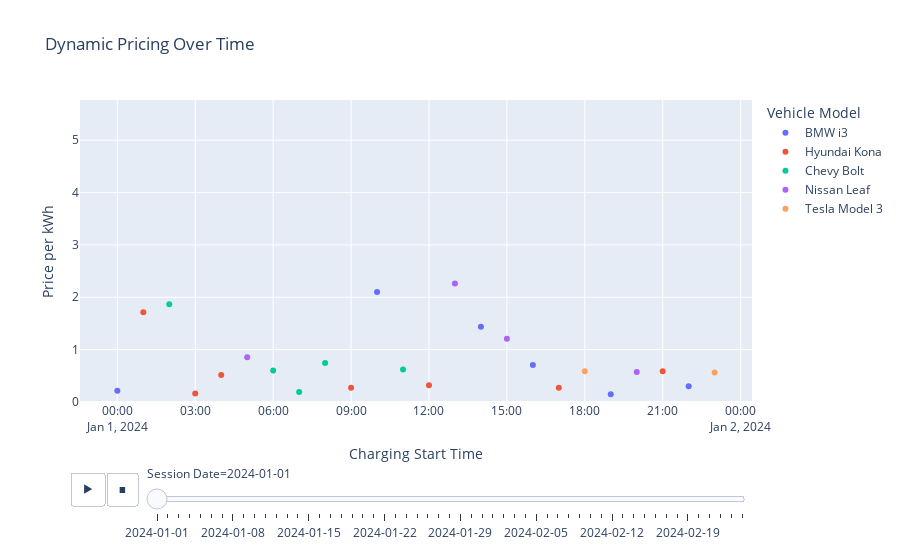

This figure's notebook cell:
### Markdown cell above
## 8. Dynamic Pricing Animation

### Code cell
subset=['Los Angeles','San Francisco','New York','Houston','Chicago']
dfA=df[df['Charging Station Location'].isin(subset)]
fig=px.scatter(dfA,x='Charging Start Time',y='Price per kWh',
               animation_frame='Session Date',color='Vehicle Model',
               title='Dynamic Pricing Over Time')
fig.update_yaxes(range=[0,df['Price per kWh'].quantile(0.99)])
fig.show()

### Figure 1 — Plotly figure (JSON) as saved in the notebook; plotly's stock layout.template omitted (floating-point values rounded to 4 significant figures)
{"data": [{"hovertemplate": "Vehicle Model=BMW i3<br>Session Date=2024-01-01<br>Charging Start Time=%{x}<br>Price per kWh=%{y}<extra></extra>", "legendgroup": "BMW i3", "marker": {"color": "#636efa", "symbol": "circle"}, "mode": "markers", "name": "BMW i3", "orientation": "v", "showlegend": true, "type": "scatter", "x": ["2024-01-01T00:00:00.000000000", "2024-01-01T10:00:00.000000000", "2024-01-01T14:00:00.000000000", "2024-01-01T16:00:00.000000000", "2024-01-01T19:00:00.000000000", "2024-01-01T22:00:00.000000000"], "xaxis": "x", "y": [0.2156, 2.099, 1.435, 0.7075, 0.1463, 0.302], "yaxis": "y"}, {"hovertemplate": "Vehicle Model=Hyundai Kona<br>Session Date=2024-01-01<br>Charging Start Time=%{x}<br>Price per kWh=%{y}<extra></extra>", "legendgroup": "Hyundai Kona", "marker": {"color": "#EF553B", "symbol": "circle"}, "mode": "markers", "name": "Hyundai Kona", "orientation": "v", "showlegend": true, "type": "scatter", "x": ["2024-01-01T01:00:00.000000000", "2024-01-01T03:00:00.000000000", "2024-01-01T04:00:00.000000000", "2024-01-01T09:00:00.000000000", "2024-01-01T12:00:00.000000000", "2024-01-01T17:00:00.000000000", "2024-01-01T21:00:00.000000000"], "xaxis": "x", "y": [1.712, 0.1641, 0.5177, 0.2702, 0.3203, 0.2699, 0.5894], "yaxis": "y"}, {"hovertemplate": "Vehicle Model=Chevy Bolt<br>Session Date=2024-01-01<br>Charging Start Time=%{x}<br>Price per kWh=%{y}<extra></extra>", "legendgroup": "Chevy Bolt", "marker": {"color": "#00cc96", "symbol": "circle"}, "mode": "markers", "name": "Chevy Bolt", "orientation": "v", "showlegend": true, "type": "scatter", "x": ["2024-01-01T02:00:00.000000000", "2024-01-01T06:00:00.000000000", "2024-01-01T07:00:00.000000000", "2024-01-01T08:00:00.000000000", "2024-01-01T11:00:00.000000000"], "xaxis": "x", "y": [1.865, 0.6026, 0.1903, 0.7447, 0.6227], "yaxis": "y"}, {"hovertemplate": "Vehicle Model=Nissan Leaf<br>Session Date=2024-01-01<br>Charging Start Time=%{x}<br>Price per kWh=%{y}<extra></extra>", "legendgroup": "Nissan Leaf", "marker": {"color": "#ab63fa", "symbol": "circle"}, "mode": "markers", "name": "Nissan Leaf", "orientation": "v", "showlegend": true, "type": "scatter", "x": ["2024-01-01T05:00:00.000000000", "2024-01-01T13:00:00.000000000", "2024-01-01T15:00:00.000000000", "2024-01-01T20:00:00.000000000"], "xaxis": "x", "y": [0.8545, 2.261, 1.21, 0.5743], "yaxis": "y"}, {"hovertemplate": "Vehicle Model=Tesla Model 3<br>Session Date=2024-01-01<br>Charging Start Time=%{x}<br>Price per kWh=%{y}<extra></extra>", "legendgroup": "Tesla Model 3", "marker": {"color": "#FFA15A", "symbol": "circle"}, "mode": "markers", "name": "Tesla Model 3", "orientation": "v", "showlegend": true, "type": "scatter", "x": ["2024-01-01T18:00:00.000000000", "2024-01-01T23:00:00.000000000"], "xaxis": "x", "y": [0.5882, 0.5611], "yaxis": "y"}], "layout": {"legend": {"title": {"text": "Vehicle Model"}, "tracegroupgap": 0}, "sliders": [{"active": 0, "currentvalue": {"prefix": "Session Date="}, "len": 0.9, "pad": {"b": 10, "t": 60}, "steps": [{"args": [["2024-01-01"], {"frame": {"duration": 0, "redraw": false}, "fromcurrent": true, "mode": "immediate", "transition": {"duration": 0, "easing": "linear"}}], "label": "2024-01-01", "method": "animate"}, {"args": [["2024-01-02"], {"frame": {"duration": 0, "redraw": false}, "fromcurrent": true, "mode": "immediate", "transition": {"duration": 0, "easing": "linear"}}], "label": "2024-01-02", "method": "animate"}, {"args": [["2024-01-03"], {"frame": {"duration": 0, "redraw": false}, "fromcurrent": true, "mode": "immediate", "transition": {"duration": 0, "easing": "linear"}}], "label": "2024-01-03", "method": "animate"}, {"args": [["2024-01-04"], {"frame": {"duration": 0, "redraw": false}, "fromcurrent": true, "mode": "immediate", "transition": {"duration": 0, "easing": "linear"}}], "label": "2024-01-04", "method": "animate"}, {"args": [["2024-01-05"], {"frame": {"duration": 0, "redraw": false}, "fromcurrent": true, "mode": "immediate", "transition": {"duration": 0, "easing": "linear"}}], "label": "2024-01-05", "method": "animate"}, {"args": [["2024-01-06"], {"frame": {"duration": 0, "redraw": false}, "fromcurrent": true, "mode": "immediate", "transition": {"duration": 0, "easing": "linear"}}], "label": "2024-01-06", "method": "animate"}, {"args": [["2024-01-07"], {"frame": {"duration": 0, "redraw": false}, "fromcurrent": true, "mode": "immediate", "transition": {"duration": 0, "easing": "linear"}}], "label": "2024-01-07", "method": "animate"}, {"args": [["2024-01-08"], {"frame": {"duration": 0, "redraw": false}, "fromcurrent": true, "mode": "immediate", "transition": {"duration": 0, "easing": "linear"}}], "label": "2024-01-08", "method": "animate"}, {"args": [["2024-01-09"], {"frame": {"duration": 0, "redraw": false}, "fromcurrent": true, "mode": "immediate", "transition": {"duration": 0, "easing": "linear"}}], "label": "2024-01-09", "method": "animate"}, {"args": [["2024-01-10"], {"frame": {"duration": 0, "redraw": false}, "fromcurrent": true, "mode": "immediate", "transition": {"duration": 0, "easing": "linear"}}], "label": "2024-01-10", "method": "animate"}, {"args": [["2024-01-11"], {"frame": {"duration": 0, "redraw": false}, "fromcurrent": true, "mode": "immediate", "transition": {"duration": 0, "easing": "linear"}}], "label": "2024-01-11", "method": "animate"}, {"args": [["2024-01-12"], {"frame": {"duration": 0, "redraw": false}, "fromcurrent": true, "mode": "immediate", "transition": {"duration": 0, "easing": "linear"}}], "label": "2024-01-12", "method": "animate"}, {"args": [["2024-01-13"], {"frame": {"duration": 0, "redraw": false}, "fromcurrent": true, "mode": "immediate", "transition": {"duration": 0, "easing": "linear"}}], "label": "2024-01-13", "method": "animate"}, {"args": [["2024-01-14"], {"frame": {"duration": 0, "redraw": false}, "fromcurrent": true, "mode": "immediate", "transition": {"duration": 0, "easing": "linear"}}], "label": "2024-01-14", "method": "animate"}, {"args": [["2024-01-15"], {"frame": {"duration": 0, "redraw": false}, "fromcurrent": true, "mode": "immediate", "transition": {"duration": 0, "easing": "linear"}}], "label": "2024-01-15", "method": "animate"}, {"args": [["2024-01-16"], {"frame": {"duration": 0, "redraw": false}, "fromcurrent": true, "mode": "immediate", "transition": {"duration": 0, "easing": "linear"}}], "label": "2024-01-16", "method": "animate"}, {"args": [["2024-01-17"], {"frame": {"duration": 0, "redraw": false}, "fromcurrent": true, "mode": "immediate", "transition": {"duration": 0, "easing": "linear"}}], "label": "2024-01-17", "method": "animate"}, {"args": [["2024-01-18"], {"frame": {"duration": 0, "redraw": false}, "fromcurrent": true, "mode": "immediate", "transition": {"duration": 0, "easing": "linear"}}], "label": "2024-01-18", "method": "animate"}, {"args": [["2024-01-19"], {"frame": {"duration": 0, "redraw": false}, "fromcurrent": true, "mode": "immediate", "transition": {"duration": 0, "easing": "linear"}}], "label": "2024-01-19", "method": "animate"}, {"args": [["2024-01-20"], {"frame": {"duration": 0, "redraw": false}, "fromcurrent": true, "mode": "immediate", "transition": {"duration": 0, "easing": "linear"}}], "label": "2024-01-20", "method": "animate"}, {"args": [["2024-01-21"], {"frame": {"duration": 0, "redraw": false}, "fromcurrent": true, "mode": "immediate", "transition": {"duration": 0, "easing": "linear"}}], "label": "2024-01-21", "method": "animate"}, {"args": [["2024-01-22"], {"frame": {"duration": 0, "redraw": false}, "fromcurrent": true, "mode": "immediate", "transition": {"duration": 0, "easing": "linear"}}], "label": "2024-01-22", "method": "animate"}, {"args": [["2024-01-23"], {"frame": {"duration": 0, "redraw": false}, "fromcurrent": true, "mode": "immediate", "transition": {"duration": 0, "easing": "linear"}}], "label": "2024-01-23", "method": "animate"}, {"args": [["2024-01-24"], {"frame": {"duration": 0, "redraw": false}, "fromcurrent": true, "mode": "immediate", "transition": {"duration": 0, "easing": "linear"}}], "label": "2024-01-24", "method": "animate"}, {"args": [["2024-01-25"], {"frame": {"duration": 0, "redraw": false}, "fromcurrent": true, "mode": "immediate", "transition": {"duration": 0, "easing": "linear"}}], "label": "2024-01-25", "method": "animate"}, {"args": [["2024-01-26"], {"frame": {"duration": 0, "redraw": false}, "fromcurrent": true, "mode": "immediate", "transition": {"duration": 0, "easing": "linear"}}], "label": "2024-01-26", "method": "animate"}, {"args": [["2024-01-27"], {"frame": {"duration": 0, "redraw": false}, "fromcurrent": true, "mode": "immediate", "transition": {"duration": 0, "easing": "linear"}}], "label": "2024-01-27", "method": "animate"}, {"args": [["2024-01-28"], {"frame": {"duration": 0, "redraw": false}, "fromcurrent": true, "mode": "immediate", "transition": {"duration": 0, "easing": "linear"}}], "label": "2024-01-28", "method": "animate"}, {"args": [["2024-01-29"], {"frame": {"duration": 0, "redraw": false}, "fromcurrent": true, "mode": "immediate", "transition": {"duration": 0, "easing": "linear"}}], "label": "2024-01-29", "method": "animate"}, {"args": [["2024-01-30"], {"frame": {"duration": 0, "redraw": false}, "fromcurrent": true, "mode": "immediate", "transition": {"duration": 0, "easing": "linear"}}], "label": "2024-01-30", "method": "animate"}, {"args": [["2024-01-31"], {"frame": {"duration": 0, "redraw": false}, "fromcurrent": true, "mode": "immediate", "transition": {"duration": 0, "easing": "linear"}}], "label": "2024-01-31", "method": "animate"}, {"args": [["2024-02-01"], {"frame": {"duration": 0, "redraw": false}, "fromcurrent": true, "mode": "immediate", "transition": {"duration": 0, "easing": "linear"}}], "label": "2024-02-01", "method": "animate"}, {"args": [["2024-02-02"], {"frame": {"duration": 0, "redraw": false}, "fromcurrent": true, "mode": "immediate", "transition": {"duration": 0, "easing": "linear"}}], "label": "2024-02-02", "method": "animate"}, {"args": [["2024-02-03"], {"frame": {"duration": 0, "redraw": false}, "fromcurrent": true, "mode": "immediate", "transition": {"duration": 0, "easing": "linear"}}], "label": "2024-02-03", "method": "animate"}, {"args": [["2024-02-04"], {"frame": {"duration": 0, "redraw": false}, "fromcurrent": true, "mode": "immediate", "transition": {"duration": 0, "easing": "linear"}}], "label": "2024-02-04", "method": "animate"}, {"args": [["2024-02-05"], {"frame": {"duration": 0, "redraw": false}, "fromcurrent": true, "mode": "immediate", "transition": {"duration": 0, "easing": "linear"}}], "label": "2024-02-05", "method": "animate"}, {"args": [["2024-02-06"], {"frame": {"duration": 0, "redraw": false}, "fromcurrent": true, "mode": "immediate", "transition": {"duration": 0, "easing": "linear"}}], "label": "2024-02-06", "method": "animate"}, {"args": [["2024-02-07"], {"frame": {"duration": 0, "redraw": false}, "fromcurrent": true, "mode": "immediate", "transition": {"duration": 0, "easing": "linear"}}], "label": "2024-02-07", "method": "animate"}, {"args": [["2024-02-08"], {"frame": {"duration": 0, "redraw": false}, "fromcurrent": true, "mode": "immediate", "transition": {"duration": 0, "easing": "linear"}}], "label": "2024-02-08", "method": "animate"}, {"args": [["2024-02-09"], {"frame": {"duration": 0, "redraw": false}, "fromcurrent": true, "mode": "immediate", "transition": {"duration": 0, "easing": "linear"}}], "label": "2024-02-09", "method": "animate"}, {"args": [["2024-02-10"], {"frame": {"duration": 0, "redraw": false}, "fromcurrent": true, "mode": "immediate", "transition": {"duration": 0, "easing": "linear"}}], "label": "2024-02-10", "method": "animate"}, {"args": [["2024-02-11"], {"frame": {"duration": 0, "redraw": false}, "fromcurrent": true, "mode": "immediate", "transition": {"duration": 0, "easing": "linear"}}], "label": "2024-02-11", "method": "animate"}, {"args": [["2024-02-12"], {"frame": {"duration": 0, "redraw": false}, "fromcurrent": true, "mode": "immediate", "transition": {"duration": 0, "easing": "linear"}}], "label": "2024-02-12", "method": "animate"}, {"args": [["2024-02-13"], {"frame": {"duration": 0, "redraw": false}, "fromcurrent": true, "mode": "immediate", "transition": {"duration": 0, "easing": "linear"}}], "label": "2024-02-13", "method": "animate"}, {"args": [["2024-02-14"], {"frame": {"duration": 0, "redraw": false}, "fromcurrent": true, "mode": "immediate", "transition": {"duration": 0, "easing": "linear"}}], "label": "2024-02-14", "method": "animate"}, {"args": [["2024-02-15"], {"frame": {"duration": 0, "redraw": false}, "fromcurrent": true, "mode": "immediate", "transition": {"duration": 0, "easing": "linear"}}], "label": "2024-02-15", "method": "animate"}, {"args": [["2024-02-16"], {"frame": {"duration": 0, "redraw": false}, "fromcurrent": true, "mode": "immediate", "transition": {"duration": 0, "easing": "linear"}}], "label": "2024-02-16", "method": "animate"}, {"args": [["2024-02-17"], {"frame": {"duration": 0, "redraw": false}, "fromcurrent": true, "mode": "immediate", "transition": {"duration": 0, "easing": "linear"}}], "label": "2024-02-17", "method": "animate"}, {"args": [["2024-02-18"], {"frame": {"duration": 0, "redraw": false}, "fromcurrent": true, "mode": "immediate", "transition": {"duration": 0, "easing": "linear"}}], "label": "2024-02-18", "method": "animate"}, {"args": [["2024-02-19"], {"frame": {"duration": 0, "redraw": false}, "fromcurrent": true, "mode": "immediate", "transition": {"duration": 0, "easing": "linear"}}], "label": "2024-02-19", "method": "animate"}, {"args": [["2024-02-20"], {"frame": {"duration": 0, "redraw": false}, "fromcurrent": true, "mode": "immediate", "transition": {"duration": 0, "easing": "linear"}}], "label": "2024-02-20", "method": "animate"}, {"args": [["2024-02-21"], {"frame": {"duration": 0, "redraw": false}, "fromcurrent": true, "mode": "immediate", "transition": {"duration": 0, "easing": "linear"}}], "label": "2024-02-21", "method": "animate"}, {"args": [["2024-02-22"], {"frame": {"duration": 0, "redraw": false}, "fromcurrent": true, "mode": "immediate", "transition": {"duration": 0, "easing": "linear"}}], "label": "2024-02-22", "method": "animate"}, {"args": [["2024-02-23"], {"frame": {"duration": 0, "redraw": false}, "fromcurrent": true, "mode": "immediate", "transition": {"duration": 0, "easing": "linear"}}], "label": "2024-02-23", "method": "animate"}, {"args": [["2024-02-24"], {"frame": {"duration": 0, "redraw": false}, "fromcurrent": true, "mode": "immediate", "transition": {"duration": 0, "easing": "linear"}}], "label": "2024-02-24", "method": "animate"}], "x": 0.1, "xanchor": "left", "y": 0, "yanchor": "top"}], "title": {"text": "Dynamic Pricing Over Time"}, "updatemenus": [{"buttons": [{"args": [null, {"frame": {"duration": 500, "redraw": false}, "fromcurrent": true, "mode": "immediate", "transition": {"duration": 500, "easing": "linear"}}], "label": "&#9654;", "method": "animate"}, {"args": [[null], {"frame": {"duration": 0, "redraw": false}, "fromcurrent": true, "mode": "immediate", "transition": {"duration": 0, "easing": "linear"}}], "label": "&#9724;", "method": "animate"}], "direction": "left", "pad": {"r": 10, "t": 70}, "showactive": false, "type": "buttons", "x": 0.1, "xanchor": "right", "y": 0, "yanchor": "top"}], "xaxis": {"anchor": "y", "domain": [0, 1], "title": {"text": "Charging Start Time"}}, "yaxis": {"anchor": "x", "domain": [0, 1], "range": [0, 5.768], "title": {"text": "Price per kWh"}}}}
